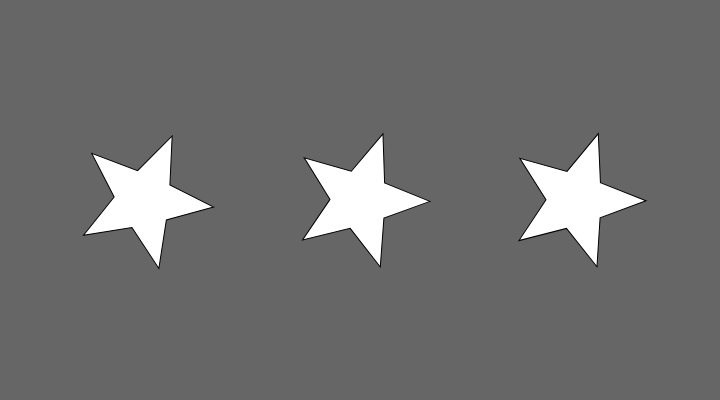
Frame 1 (no input)
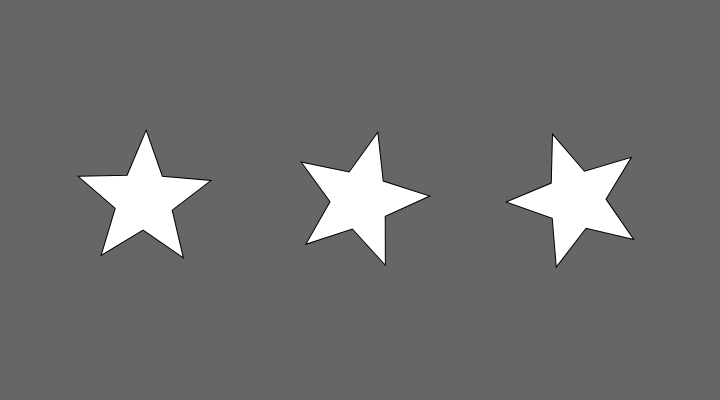
Frame 60 (no input)
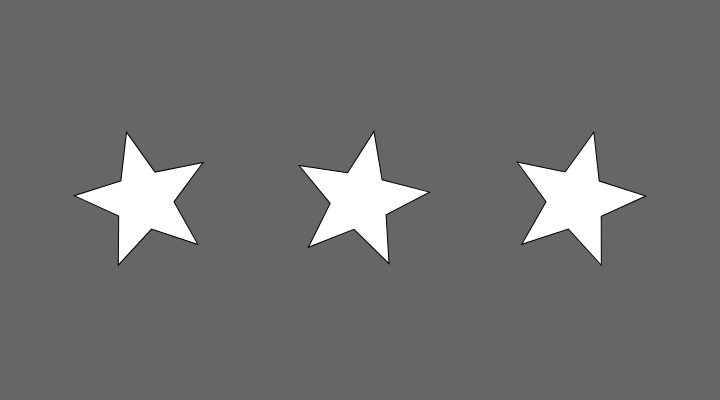
Frame 120 (the mouse pressed at the canvas centre since frame 60)

The p5.js sketch that drew these frames (run headless with seeded random() and noise() and a simulated clock; from frame 60 on, the mouse is pressed at the canvas centre):

// p5.js sketch
// ── sketch.js
function setup() {
  createCanvas(720, 400);
}

function draw() {
  background(102);

  push();
  translate(width * 0.2, height * 0.5);
  rotate(frameCount / 10.0);
  star(0, 0, 30, 70, 5);
  pop();

  push();
  translate(width * 0.5, height * 0.5);
  rotate(frameCount / 50.0);
  star(0, 0, 30, 70, 5);
  pop();

  push();
  translate(width * 0.8, height * 0.5);
  rotate(frameCount / 100.0);
  star(0, 0, 30, 70, 5);
  pop();
}

function star(x, y, radius1, radius2, npoints) {
  let angle = TWO_PI / npoints;
  let halfAngle = angle / 2.0;
  beginShape();
  for (let a = 0; a < TWO_PI; a += angle) {
    let sx = x + cos(a) * radius2;
    let sy = y + sin(a) * radius2;
    vertex(sx, sy);
    sx = x + cos(a + halfAngle) * radius1;
    sy = y + sin(a + halfAngle) * radius1;
    vertex(sx, sy);
  }
    endShape(CLOSE);
}
